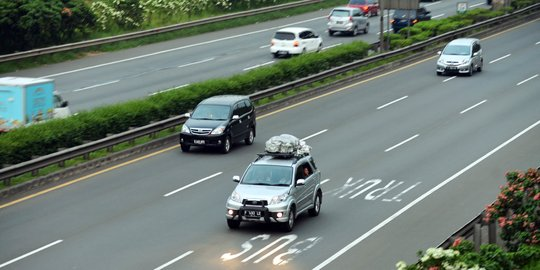
#> input picture kendaraan di jalan tol.jpg, 540 x 270 px, found by its file name
$ jupyter execute --allow-errors feature_extraction.ipynb   (shell and % lines are left out)
#> lines starting #> are read from the running program, lines starting #| are printed output that depends on the picture; after the words box and inside, x2 and y2 are one past the last pixel; in counts of white or black regions, pixels touching at a corner belong together
<a href="https://colab.research.google.com/github/Cumikkk/feature-extraction/blob/main/feature_extraction.ipynb" target="_parent"></a>

[cell 1]

import cv2
import numpy as np
import matplotlib.pyplot as plt
from ultralytics import YOLO
from google.colab import files

[cell 2]
image_filename = "/content/kendaraan di jalan tol.jpg"
print(f"File: {image_filename}")

#> (a cell that did not finish here is left out)

[cell 4]
COLORS = [
    (255, 0,   0),
    (0,   200, 0),
    (0,   0,   255),
    (255, 200, 0),
    (255, 0,   200),
    (0,   200, 255),
    (128, 0,   255),
    (255, 128, 0),
]

#> (the rest of this cell did not finish here and is left out)

[cell 5]
fig, axes = plt.subplots(2, 3, figsize=(22, 12))

#> (the rest of this cell did not finish here and is left out)

[cell 6]
image_bgr2 = cv2.imread(image_filename)
#> image_bgr2 is the input picture: shape (270, 540, 3); mean B, G, R 114, 121.9, 108.8
image_rgb2 = cv2.cvtColor(image_bgr2, cv2.COLOR_BGR2RGB)

gray2 = cv2.cvtColor(image_bgr2, cv2.COLOR_BGR2GRAY)
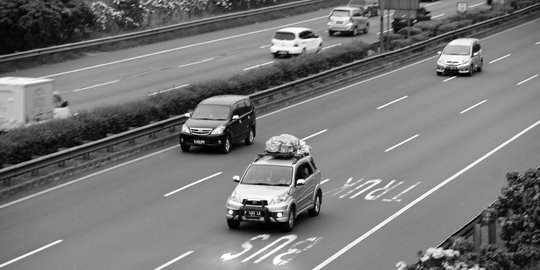
#> gray2: shape (270, 540); min 0, max 255, mean 117.1
blur2 = cv2.GaussianBlur(gray2, (5, 5), 0)
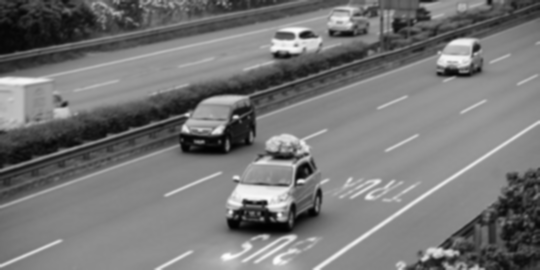
#> blur2: shape (270, 540); min 1, max 253, mean 117.1
edges2 = cv2.Canny(blur2, 50, 150)
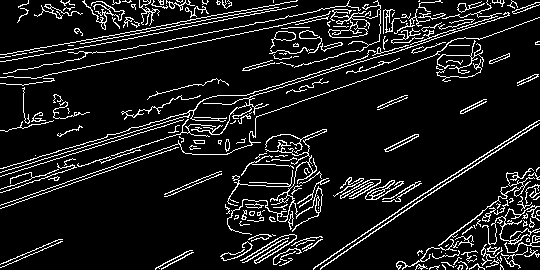
#> edges2: shape (270, 540); 10.2% white in thin lines or dots
kernel2 = np.ones((3, 3), np.uint8)
edges2 = cv2.dilate(edges2, kernel2, iterations=1)
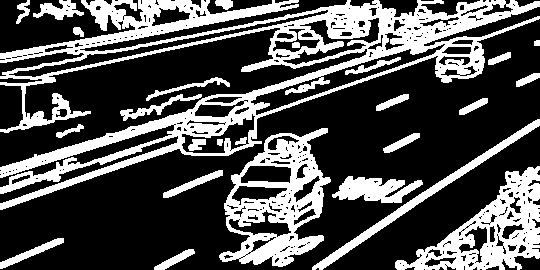
#> edges2: shape (270, 540); 31.5% white; 25 white regions

contours2, _ = cv2.findContours(edges2, cv2.RETR_EXTERNAL, cv2.CHAIN_APPROX_SIMPLE)
#> contours2 = 21 contours; largest, box (x1, y1, x2, y2) and area: (0, 0, 540, 210) 32798, (219, 128, 331, 267) 9544, (395, 166, 540, 270) 6824, (312, 119, 540, 270) 1794, (332, 176, 423, 203) 1352

canny_display2 = cv2.cvtColor(edges2, cv2.COLOR_GRAY2RGB)
#> canny_display2: shape (270, 540, 3); 31.5% white; 25 white regions, largest, box (x1, y1, x2, y2) and area: (0, 0, 540, 210) 25416, (219, 128, 331, 267) 6763, (395, 166, 540, 270) 5721

output_features2 = image_rgb2.copy()
green_edges2 = np.zeros_like(image_rgb2)
green_edges2[:, :, 1] = edges2
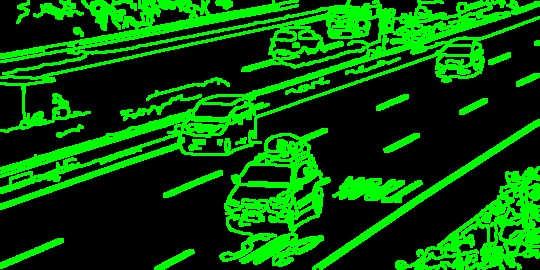
#> green_edges2: shape (270, 540, 3); mean of channels 0, 1, 2 0, 80.3, 0; drawn as B, G, R

for cnt in contours2:
    area = cv2.contourArea(cnt)
    if area > 8000:
        perimeter = cv2.arcLength(cnt, True)
        x, y, w, h = cv2.boundingRect(cnt)
        aspect_ratio = w / float(h)
        circularity = (4 * np.pi * area / (perimeter ** 2)) if perimeter != 0 else 0
        if 1.2 < aspect_ratio < 4.5:
            cv2.rectangle(output_features2, (x, y), (x + w, y + h), (0, 255, 0), 2)
            text = f"A:{int(area)} AR:{aspect_ratio:.2f}"
            cv2.putText(output_features2, text, (x, y - 10),
                        cv2.FONT_HERSHEY_SIMPLEX, 0.5, (255, 0, 0), 2)
#> this loop made 21 passes
#> (area, perimeter, x, y, w, h, aspect_ratio, circularity) on pass 19: (32797.5, 5156.6, 0, 0, 540, 210, 2.57, 0.0155)
#> (area, perimeter, x, y, w, h, aspect_ratio, circularity) on pass 7: (9544.5, 642.6, 219, 128, 112, 139, 0.806, 0.29)
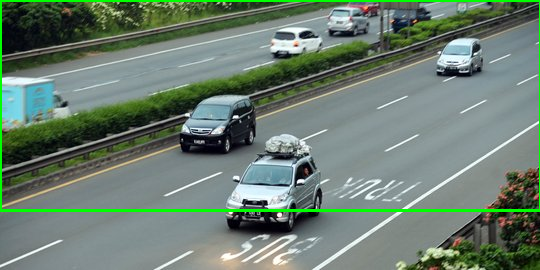
#> output_features2: shape (270, 540, 3); mean R, G, B 106.6, 125.3, 111.8

combined2 = cv2.addWeighted(output_features2, 0.8, green_edges2, 0.8, 0)
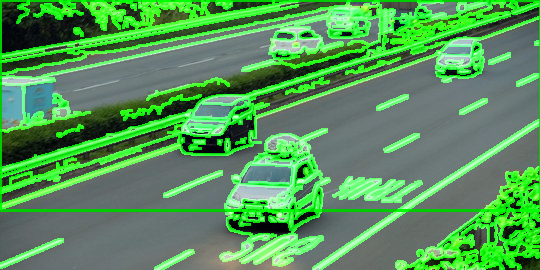
#> combined2: shape (270, 540, 3); mean R, G, B 85.3, 149.1, 89.4

fig, axes = plt.subplots(1, 3, figsize=(22, 6))

axes[0].imshow(image_rgb2)
axes[0].set_title("1. Gambar Asli", fontsize=12)
axes[0].axis("off")

axes[1].imshow(canny_display2)
axes[1].set_title("2. Canny Edge", fontsize=12)
axes[1].axis("off")

axes[2].imshow(combined2)
axes[2].set_title("3. Segmentasi + Fitur Bentuk", fontsize=12)
axes[2].axis("off")

plt.tight_layout()
plt.show()
